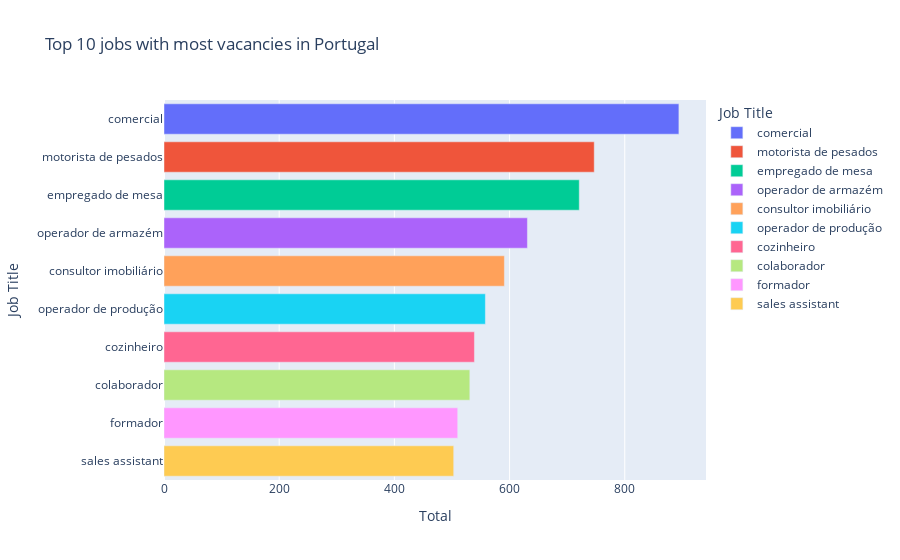

Here is the notebook cell this chart was saved with:
### Code cell
jobs_df = pd.DataFrame(df_eda.job_title.value_counts().sort_values(ascending=False)) \
    .reset_index().rename(columns={'job_title':'Total', 'index':'Job Title'})[:10]
fig = px.bar(jobs_df, 'Total', 'Job Title', color='Job Title', title='Top 10 jobs with most vacancies in Portugal')
fig.update_yaxes(type='category')
fig.show()

### Figure 1 — Plotly figure (JSON) as saved in the notebook; plotly's stock layout.template omitted (floating-point values rounded to 4 significant figures)
{"data": [{"alignmentgroup": "True", "hovertemplate": "Job Title=%{y}<br>Total=%{x}<extra></extra>", "legendgroup": "comercial", "marker": {"color": "#636efa", "pattern": {"shape": ""}}, "name": "comercial", "offsetgroup": "comercial", "orientation": "h", "showlegend": true, "textposition": "auto", "type": "bar", "x": [894], "xaxis": "x", "y": ["comercial"], "yaxis": "y"}, {"alignmentgroup": "True", "hovertemplate": "Job Title=%{y}<br>Total=%{x}<extra></extra>", "legendgroup": "motorista de pesados", "marker": {"color": "#EF553B", "pattern": {"shape": ""}}, "name": "motorista de pesados", "offsetgroup": "motorista de pesados", "orientation": "h", "showlegend": true, "textposition": "auto", "type": "bar", "x": [747], "xaxis": "x", "y": ["motorista de pesados"], "yaxis": "y"}, {"alignmentgroup": "True", "hovertemplate": "Job Title=%{y}<br>Total=%{x}<extra></extra>", "legendgroup": "empregado de mesa", "marker": {"color": "#00cc96", "pattern": {"shape": ""}}, "name": "empregado de mesa", "offsetgroup": "empregado de mesa", "orientation": "h", "showlegend": true, "textposition": "auto", "type": "bar", "x": [721], "xaxis": "x", "y": ["empregado de mesa"], "yaxis": "y"}, {"alignmentgroup": "True", "hovertemplate": "Job Title=%{y}<br>Total=%{x}<extra></extra>", "legendgroup": "operador de armazém", "marker": {"color": "#ab63fa", "pattern": {"shape": ""}}, "name": "operador de armazém", "offsetgroup": "operador de armazém", "orientation": "h", "showlegend": true, "textposition": "auto", "type": "bar", "x": [631], "xaxis": "x", "y": ["operador de armazém"], "yaxis": "y"}, {"alignmentgroup": "True", "hovertemplate": "Job Title=%{y}<br>Total=%{x}<extra></extra>", "legendgroup": "consultor imobiliário", "marker": {"color": "#FFA15A", "pattern": {"shape": ""}}, "name": "consultor imobiliário", "offsetgroup": "consultor imobiliário", "orientation": "h", "showlegend": true, "textposition": "auto", "type": "bar", "x": [591], "xaxis": "x", "y": ["consultor imobiliário"], "yaxis": "y"}, {"alignmentgroup": "True", "hovertemplate": "Job Title=%{y}<br>Total=%{x}<extra></extra>", "legendgroup": "operador de produção", "marker": {"color": "#19d3f3", "pattern": {"shape": ""}}, "name": "operador de produção", "offsetgroup": "operador de produção", "orientation": "h", "showlegend": true, "textposition": "auto", "type": "bar", "x": [558], "xaxis": "x", "y": ["operador de produção"], "yaxis": "y"}, {"alignmentgroup": "True", "hovertemplate": "Job Title=%{y}<br>Total=%{x}<extra></extra>", "legendgroup": "cozinheiro", "marker": {"color": "#FF6692", "pattern": {"shape": ""}}, "name": "cozinheiro", "offsetgroup": "cozinheiro", "orientation": "h", "showlegend": true, "textposition": "auto", "type": "bar", "x": [539], "xaxis": "x", "y": ["cozinheiro"], "yaxis": "y"}, {"alignmentgroup": "True", "hovertemplate": "Job Title=%{y}<br>Total=%{x}<extra></extra>", "legendgroup": "colaborador", "marker": {"color": "#B6E880", "pattern": {"shape": ""}}, "name": "colaborador", "offsetgroup": "colaborador", "orientation": "h", "showlegend": true, "textposition": "auto", "type": "bar", "x": [531], "xaxis": "x", "y": ["colaborador"], "yaxis": "y"}, {"alignmentgroup": "True", "hovertemplate": "Job Title=%{y}<br>Total=%{x}<extra></extra>", "legendgroup": "formador", "marker": {"color": "#FF97FF", "pattern": {"shape": ""}}, "name": "formador", "offsetgroup": "formador", "orientation": "h", "showlegend": true, "textposition": "auto", "type": "bar", "x": [510], "xaxis": "x", "y": ["formador"], "yaxis": "y"}, {"alignmentgroup": "True", "hovertemplate": "Job Title=%{y}<br>Total=%{x}<extra></extra>", "legendgroup": "sales assistant", "marker": {"color": "#FECB52", "pattern": {"shape": ""}}, "name": "sales assistant", "offsetgroup": "sales assistant", "orientation": "h", "showlegend": true, "textposition": "auto", "type": "bar", "x": [503], "xaxis": "x", "y": ["sales assistant"], "yaxis": "y"}], "layout": {"barmode": "relative", "legend": {"title": {"text": "Job Title"}, "tracegroupgap": 0}, "title": {"text": "Top 10 jobs with most vacancies in Portugal"}, "xaxis": {"anchor": "y", "domain": [0, 1], "title": {"text": "Total"}}, "yaxis": {"anchor": "x", "categoryarray": ["sales assistant", "formador", "colaborador", "cozinheiro", "operador de produção", "consultor imobiliário", "operador de armazém", "empregado de mesa", "motorista de pesados", "comercial"], "categoryorder": "array", "domain": [0, 1], "title": {"text": "Job Title"}, "type": "category"}}}
